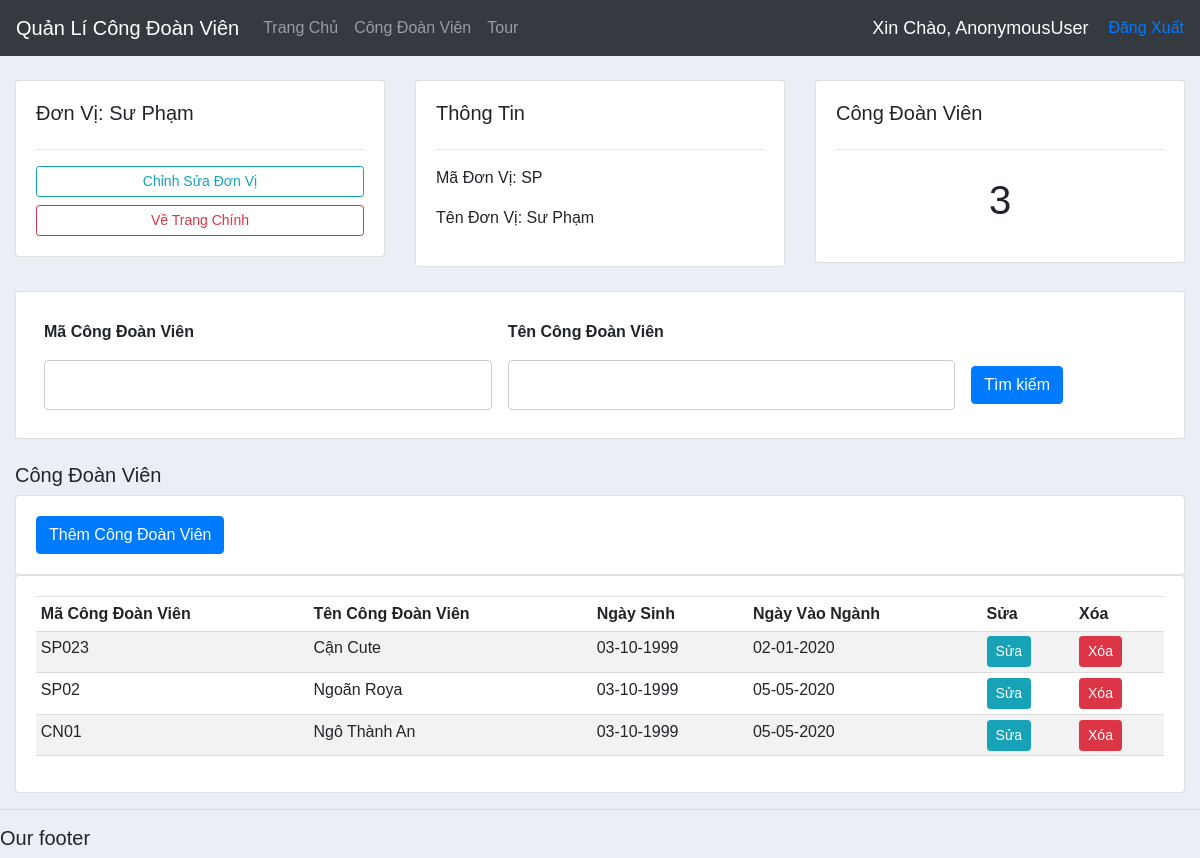
/detail_dv/4/, run on the app's committed database.
### QuanLi/models.py (models this page shows, shortened)
class DonVi(models.Model):
    MaDonVi = models.CharField(max_length=5, blank=True)
    TenDonVi = models.CharField(max_length=50)

class CongDoanVien(models.Model):
    DonVi = models.ForeignKey(DonVi, on_delete=models.CASCADE)
    MaCDV = models.CharField(max_length=5, blank=True)
    HoTen = models.CharField(max_length=100, blank=True)
    NgaySinh = models.DateField()
    NgayVaoNganh = models.DateField()

### QuanLi/views.py (the view)
# urls.py: path('detail_dv/<str:pk_donvi>/', views.detail_DV, name='detail_dv'),
def detail_DV(request, pk_donvi):
    donvi = DonVi.objects.get(id=pk_donvi)
    congdoan = donvi.congdoanvien_set.all()
    total_congdoan = congdoan.count()
    myFilter = Detail_CongDoanVienFilter(request.GET, queryset=congdoan)
    congdoan = myFilter.qs
    context = {
        'donvi': donvi,
        'total_congdoan': total_congdoan,
        'congdoan': congdoan,
        'myFilter': myFilter
    }
    return render(request, 'QuanLi/deital_DV.html', context)

### QuanLi/templates/QuanLi/deital_DV.html
{%  extends 'QuanLi/main.html' %}
{% block content %}
	<br>
<div class="row">
	<div class="col-md">
		<div class="card card-body">
			<h5>Đơn Vị: {{donvi.TenDonVi}}</h5>
			<hr>
			<a class="btn btn-outline-info  btn-sm btn-block" href="{% url 'update_dv' donvi.id %}">Chỉnh Sửa Đơn Vị</a>
			<a class="btn btn-outline-danger  btn-sm btn-block" href="{% url 'home' %}">Về Trang Chính</a>
		</div>
	</div>
	<div class="col-md">
		<div class="card card-body">
			<h5>Thông Tin</h5>
			<hr>
			<p>Mã Đơn Vị: {{donvi.MaDonVi}}</p>
			<p>Tên Đơn Vị: {{donvi.TenDonVi}}</p>
		</div>
	</div>
	<div class="col-md">
		<div class="card card-body">
			<h5>Công Đoàn Viên</h5>
			<hr>
			<h1 style="text-align: center;padding: 10px">{{total_congdoan}}</h1>
		</div>
	</div>
</div>
<br>
<div class="row">
	<div class="col">
		<div class="card card-body">
			<form method="get" style=" width: 100%;">
				<table>
					<tr style="border-color: white">
						<th style="border: none">Mã Công Đoàn Viên</th>
						<th style="border: none">Tên Công Đoàn Viên</th>
					</tr>
					<tr>
						<td style="background-color: white; border: none ">{{myFilter.form.MaCDV}}</td>
						<td style="background-color: white; border: none">{{myFilter.form.HoTen}}</td>
						<td style="background-color: white; border: none"><button class="btn btn-primary" type="submit">Tìm kiếm</button></td>
					</tr>
				</table>
		  </form>
		</div>
	</div>
</div>
<br>
<h5>Công Đoàn Viên</h5>
<div class="row">
	<div class="col">
		<div class="card card-body">
		    <a href="{% url 'create_cdv' %}"> <button class="btn btn-primary" type="submit">Thêm Công Đoàn Viên</button></a>
		</div>
	</div>
</div>
<div class="row">
	<div class="col-md">
		<div class="card card-body">
			<table class="table table-sm">
				<tr>
					<th>Mã Công Đoàn Viên</th>
					<th>Tên Công Đoàn Viên</th>
					<th>Ngày Sinh</th>
					<th>Ngày Vào Ngành</th>
					<th>Sửa</th>
					<th>Xóa</th>
				</tr>
			{% for congdoan in congdoan %}
				<tr>
					<td>{{congdoan.MaCDV}}</td>
					<td>{{congdoan.HoTen}}</td>
					<td>{{congdoan.NgaySinh|date:'d-m-o'}}</td>
					<td>{{congdoan.NgayVaoNganh|date:'d-m-o'}}</td>
					<td><a class="btn btn-sm btn-info" href="{% url 'update_cdv' congdoan.id %}">Sửa</a></td>
					<td><a class="btn btn-sm btn-danger" href="{% url 'del_cdv' congdoan.id %}">Xóa</a></td>
				</tr>
			{% endfor %}
			</table>
		</div>
	</div>
</div>
{% endblock %}

### QuanLi/static/css/main.css (style rules this page uses)
body { background-color: #ebeff5; }

### QuanLi/static/css/table.css (style rules this page uses)
* { box-sizing: border-box; }
body { margin: 0; font-family: Arial, Helvetica, sans-serif; }
table { float: center; border-collapse: collapse; width: 100%; }
th, td { float: center; padding: 8px; text-align: left; border-bottom: 1px solid #ddd; }
tr:nth-child(even) { background-color: #f2f2f2; }
a { text-decoration: none; }
input[type=text], select, textarea { width: 100%; padding: 12px; border: 1px solid #ccc; border-radius: 4px; resize: vertical; }
.row:after { content: ""; display: table; clear: both; }

### data on the page
DonVi: TenDonVi "Sư Phạm", MaDonVi "SP"
CongDoanVien: MaCDV "SP023", HoTen "Cận Cute", NgaySinh "03-10-1999", NgayVaoNganh "02-01-2020"
CongDoanVien: MaCDV "SP02", HoTen "Ngoãn Roya", NgaySinh "03-10-1999", NgayVaoNganh "05-05-2020"
CongDoanVien: MaCDV "CN01", HoTen "Ngô Thành An", NgaySinh "03-10-1999", NgayVaoNganh "05-05-2020"

### other printed values
{{ request.user }} "AnonymousUser"
{{ total_congdoan }} "3"
